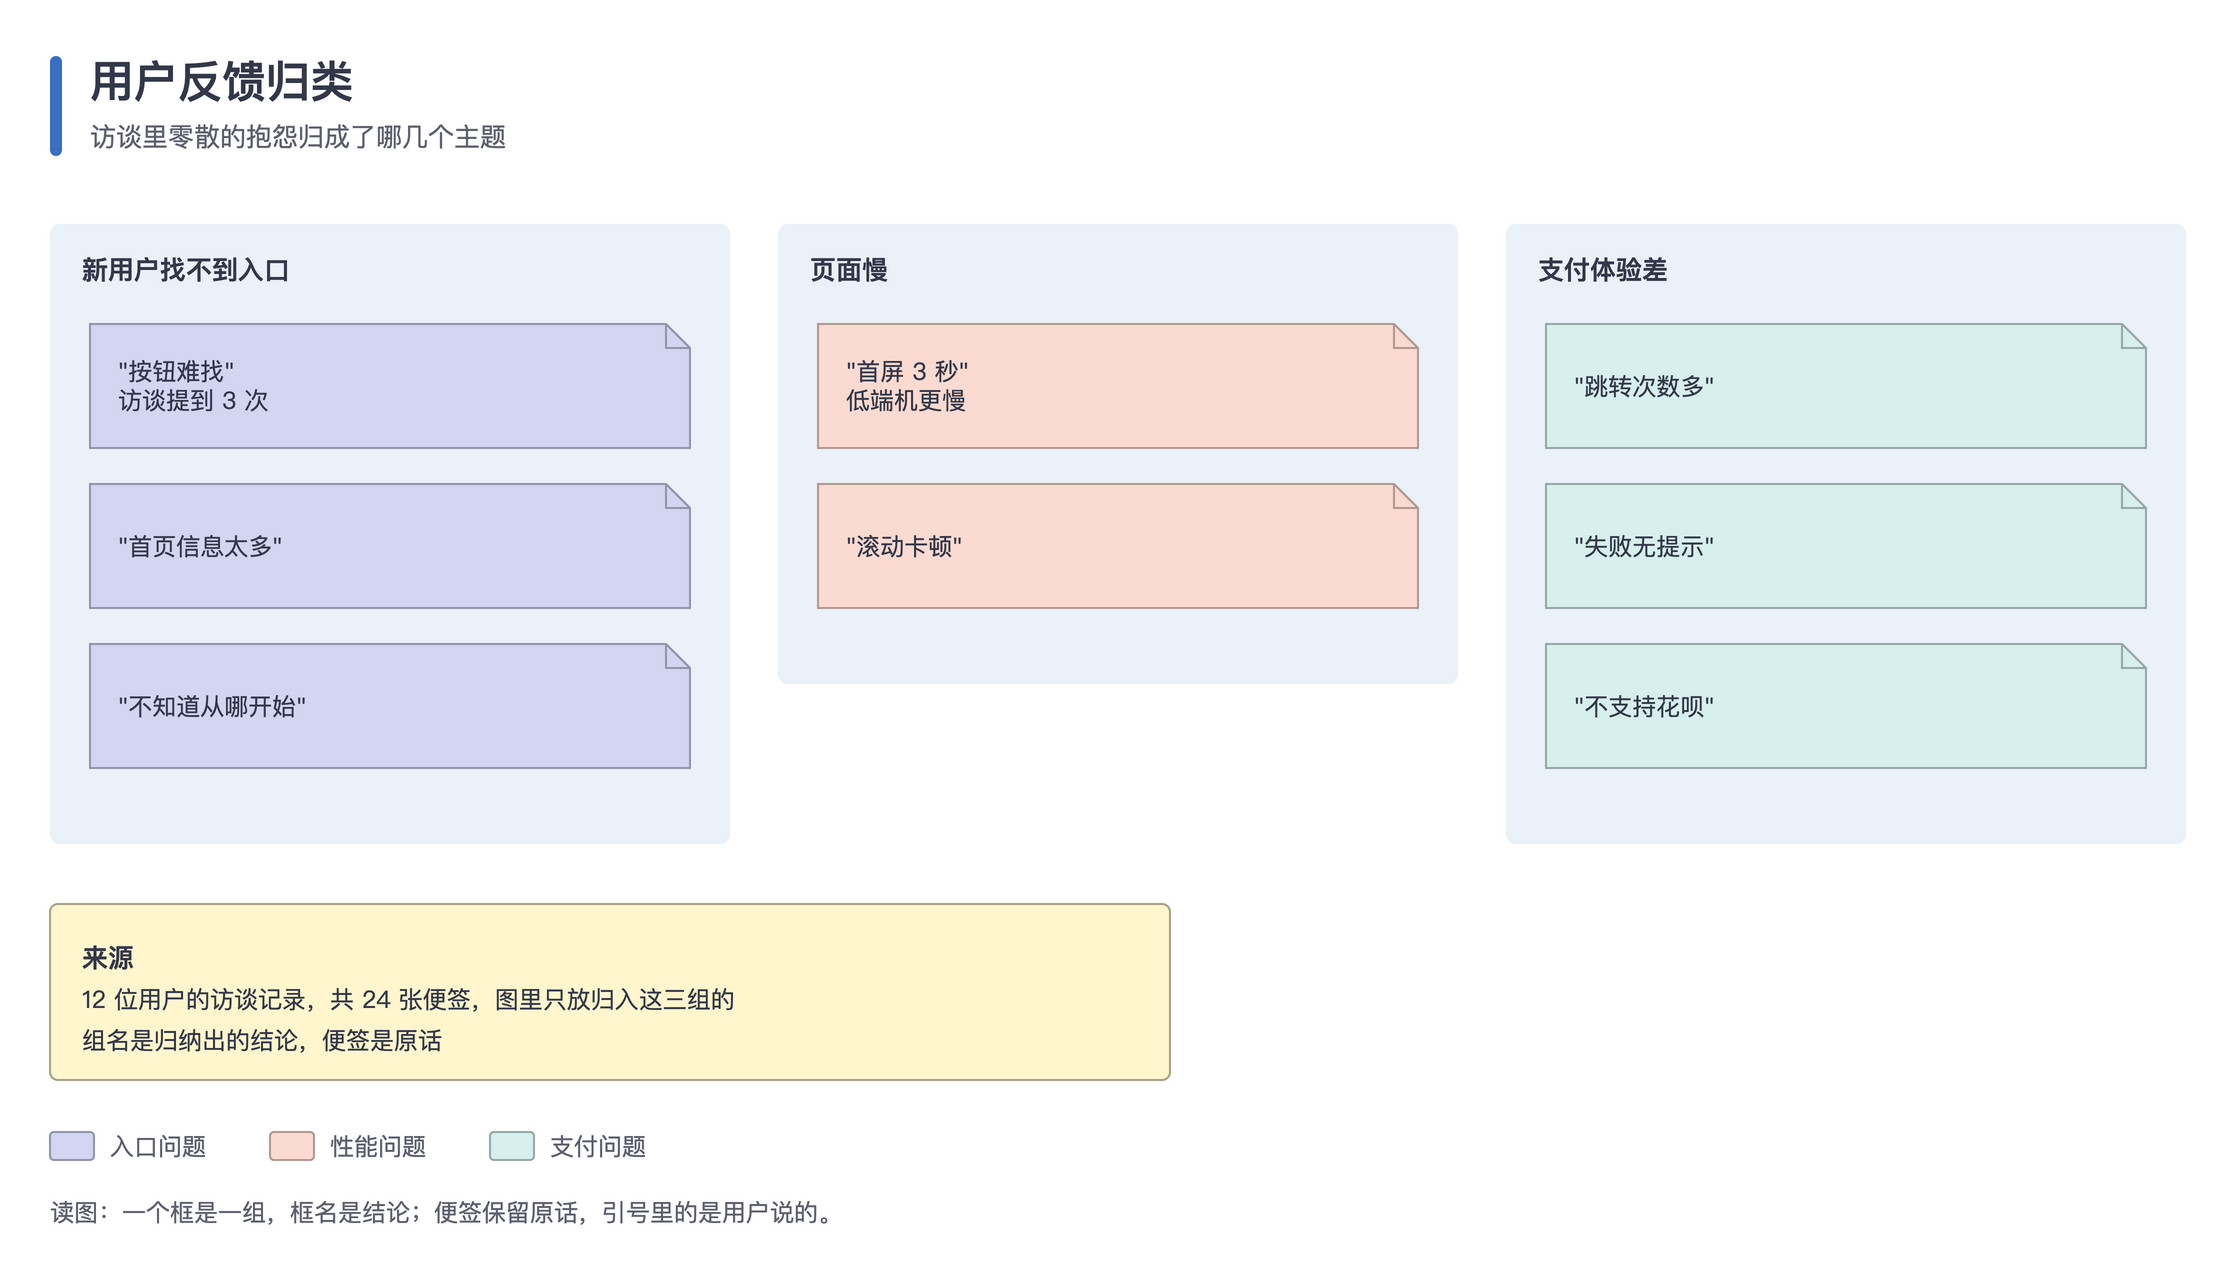

The Python source for this figure:
#!/usr/bin/env python3
"""亲和图：每组一个分组容器，组名写成一句结论，组内便签保留用户原话，一组一个系列色。

用到：group、sticky（按系列色轮换）、panel、legend、footer。
运行后在本目录生成 affinity.drawio 和 affinity.png。
"""
import os
import sys

HERE = os.path.dirname(os.path.abspath(__file__))
sys.path.insert(0, os.path.join(os.path.dirname(HERE), 'scripts'))
from drawio_kit import Diagram, SERIES  # noqa: E402

MIN_SIDE = int(os.environ.get('DIAGRAM_MIN_SIDE', 4000))

d = Diagram('用户反馈归类', '访谈里零散的抱怨归成了哪几个主题')
GROUPS = [
    ('新用户找不到入口', ['"按钮难找"\n访谈提到 3 次', '"首页信息太多"', '"不知道从哪开始"']),
    ('页面慢', ['"首屏 3 秒"\n低端机更慢', '"滚动卡顿"']),
    ('支付体验差', ['"跳转次数多"', '"失败无提示"', '"不支持花呗"']),
]
X0, GW, GAP, Y0 = 40, 340, 24, 120
for i, (conclusion, notes) in enumerate(GROUPS):
    role = SERIES[i % len(SERIES)]
    x = X0 + i * (GW + GAP)
    d.group(x, Y0, GW, 60 + len(notes) * 80 + 10, conclusion)
    for j, note in enumerate(notes):
        d.sticky(x + 20, Y0 + 50 + j * 80, GW - 40, 62, note, role=role)

y = d.panel(X0, 460, 560, '来源', ['12 位用户的访谈记录，共 24 张便签，图里只放归入这三组的', '组名是归纳出的结论，便签是原话'])
d.legend(X0, y + 24, [('lav', '入口问题'), ('peach', '性能问题'), ('mint', '支付问题')])
d.footer(X0, y + 56, '读图：一个框是一组，框名是结论；便签保留原话，引号里的是用户说的。')

name = os.path.join(HERE, 'affinity')
d.save(name + '.drawio')
d.export(name + '.drawio', name + '.png', scale=d.scale_for(MIN_SIDE))
